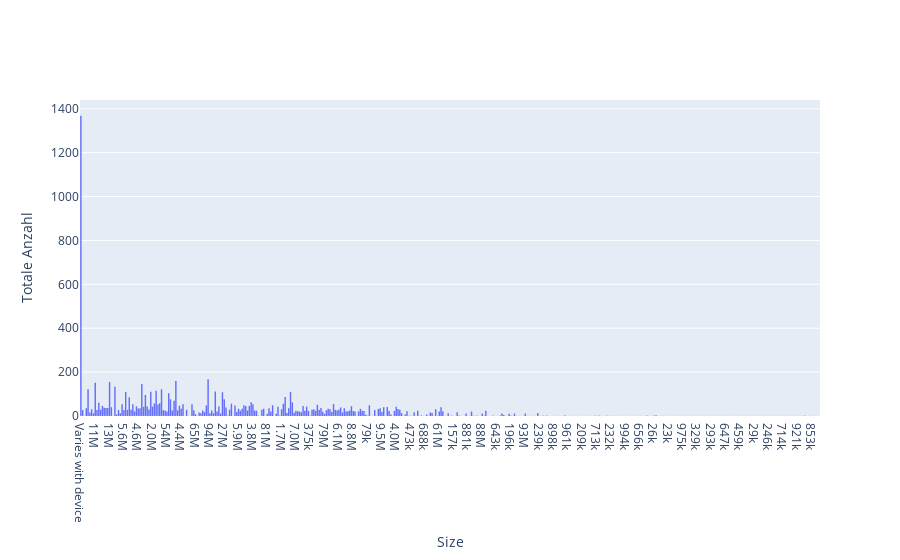

The notebook cell saved with this chart:
### Markdown cell above
15% der Beobachtungen fallen unter die Kategorie "Varies with Device", die anderen Beobachtungen verteilen sich auf weitere 412 Kategorien/Zahlen

### Code cell
data = [
    go.Histogram( x = X_train['Size'])
    ]

fig = go.Figure(data)
fig.update_xaxes(title_text='Size')
fig.update_yaxes(title_text='Totale Anzahl')
fig.show()

### Figure 1 — Plotly figure (JSON) as saved in the notebook; plotly's stock layout.template omitted (floating-point values rounded to 4 significant figures; data arrays with more than 128 entries replaced by an {"elided": "..."} marker saying what was removed)
{"data": [{"x": {"elided": "8672 str values"}, "type": "histogram"}], "layout": {"xaxis": {"title": {"text": "Size"}}, "yaxis": {"title": {"text": "Totale Anzahl"}}}}
